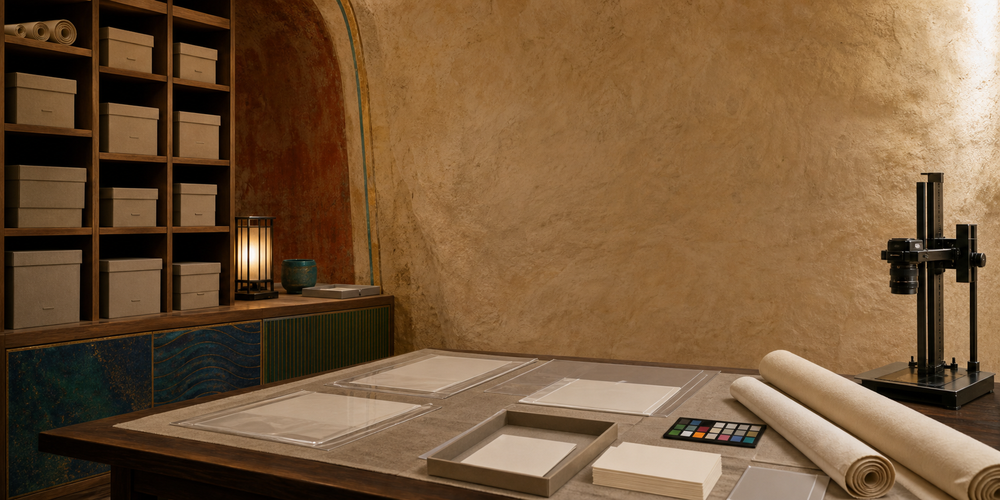
#> input picture FRONTEND/assets/generated/v3/data-provenance-environment.png, 1000 x 500 px, shrunk from 1774 x 887 before the run
$ python extract_local_probe_mask.py --input ../../../../FRONTEND/assets/generated/v3/data-provenance-environment.png --output out.png
#> lines starting #> are read from the running program, lines starting #| are printed output that depends on the picture
#!/usr/bin/env python3
"""Extract one non-empty local component region for a deterministic GPU probe."""
import argparse
from pathlib import Path

import numpy as np
from PIL import Image


def main():
    p = argparse.ArgumentParser()
    p.add_argument("--input", required=True)
    p.add_argument("--output", required=True)
    p.add_argument("--radius", type=int, default=96)
    args = p.parse_args()
    a = np.asarray(Image.open(args.input).convert("L"))
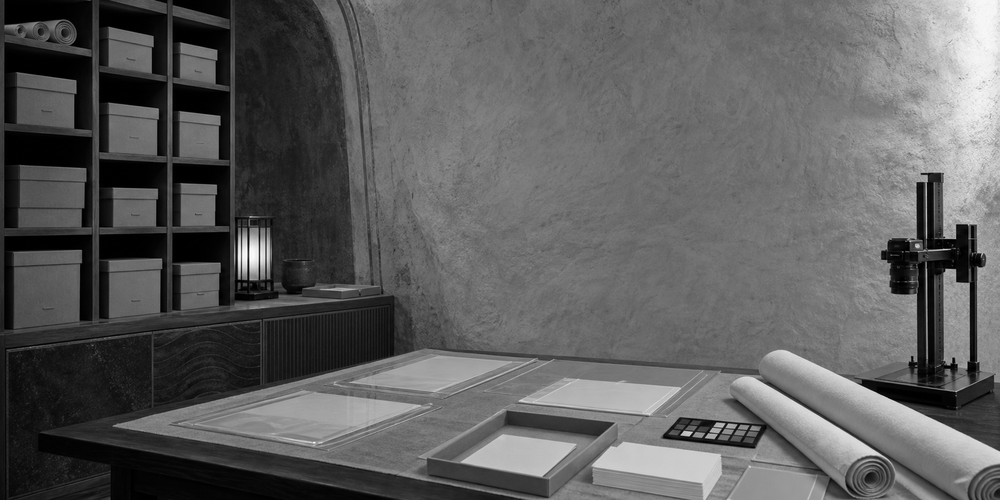
#> a: shape (500, 1000); min 0, max 255, mean 93.7
    ys, xs = np.where(a > 0)
    if not len(xs):
        raise RuntimeError("input mask is empty")
    # Pick the densest candidate neighbourhood, not merely the first pixel.
    best = None
    for index in np.linspace(0, len(xs) - 1, min(200, len(xs)), dtype=int):
        x, y = int(xs[index]), int(ys[index])
        x1, x2 = max(0, x - args.radius), min(a.shape[1], x + args.radius)
        y1, y2 = max(0, y - args.radius), min(a.shape[0], y + args.radius)
        score = int((a[y1:y2, x1:x2] > 0).sum())
        if best is None or score > best[0]:
            best = (score, x, y)
#> this loop made 200 passes
#> (index, x, y, x1, x2, y1, y2, score) on passes 2, 4, 5, 6, 7, 9, 10, 11, 12, 13, 14, 16: (2468, 505, 2, 409, 601, 0, 98, 18816), (7406, 663, 7, 567, 759, 0, 103, 19776), (9875, 284, 10, 188, 380, 0, 106, 19911), (12344, 849, 12, 753, 945, 0, 108, 20736), (14813, 475, 15, 379, 571, 0, 111, 21312), (19751, 762, 20, 666, 858, 0, 116, 22272), (22220, 334, 23, 238, 430, 0, 119, 22848), (24689, 854, 25, 758, 950, 0, 121, 23232), (27158, 378, 28, 282, 474, 0, 124, 23808), (29627, 861, 30, 765, 957, 0, 126, 24192), (32096, 407, 33, 311, 503, 0, 129, 24768), (37034, 488, 38, 392, 584, 0, 134, 25728)
#> (x, y, x1, x2, y1, y2, score, best) on pass 1: (0, 0, 0, 96, 0, 96, 7572, (7572, 0, 0))
    _, x, y = best
#> x = 782; y = 96
    out = np.zeros_like(a)
    x1, x2 = max(0, x - args.radius), min(a.shape[1], x + args.radius)
#> x1 = 686; x2 = 878
    y1, y2 = max(0, y - args.radius), min(a.shape[0], y + args.radius)
#> y1 = 0; y2 = 192
    out[y1:y2, x1:x2] = a[y1:y2, x1:x2]
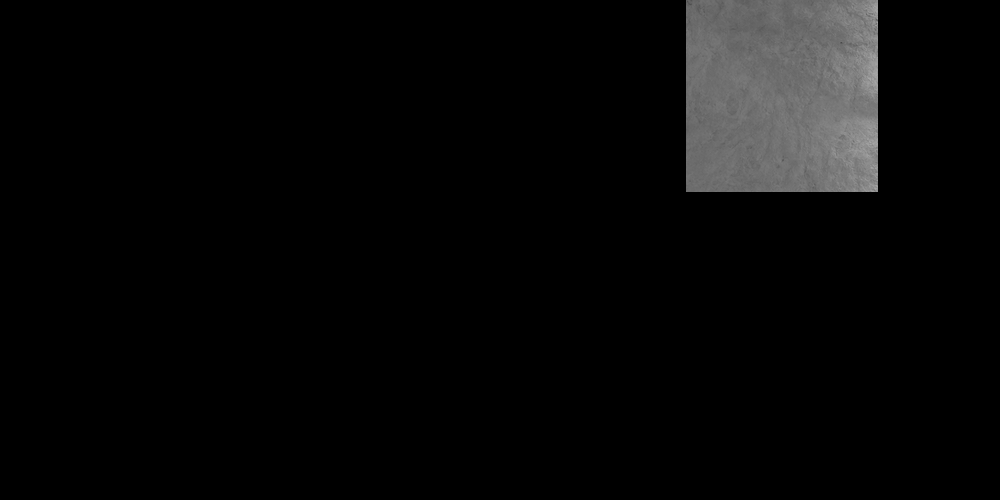
#> out: shape (500, 1000); min 0, max 167, mean 8.5
    path = Path(args.output)
    path.parent.mkdir(parents=True, exist_ok=True)
    Image.fromarray(out).save(path)
    print({"nonzero": int((out > 0).sum()), "center": [x, y], "bbox": [x1, y1, x2, y2]})
#| {'nonzero': 36864, 'center': [782, 96], 'bbox': [686, 0, 878, 192]}


if __name__ == "__main__":
    main()

$ run again, on FRONTEND/assets/generated/v3/mobile-conservation-scene.png
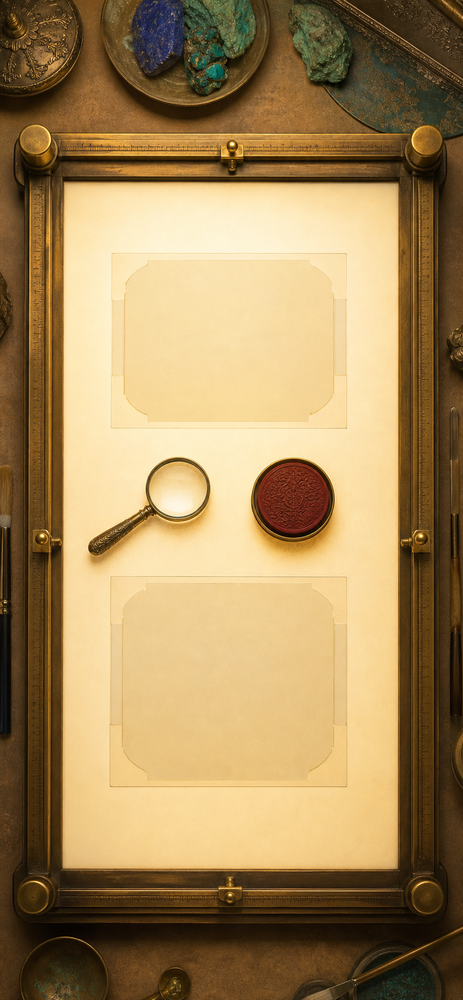
#> input picture FRONTEND/assets/generated/v3/mobile-conservation-scene.png, 463 x 1000 px, shrunk from 853 x 1844 before the run
#> in main, `a = np.asarray(Image.open(args.input).convert("L"))`:
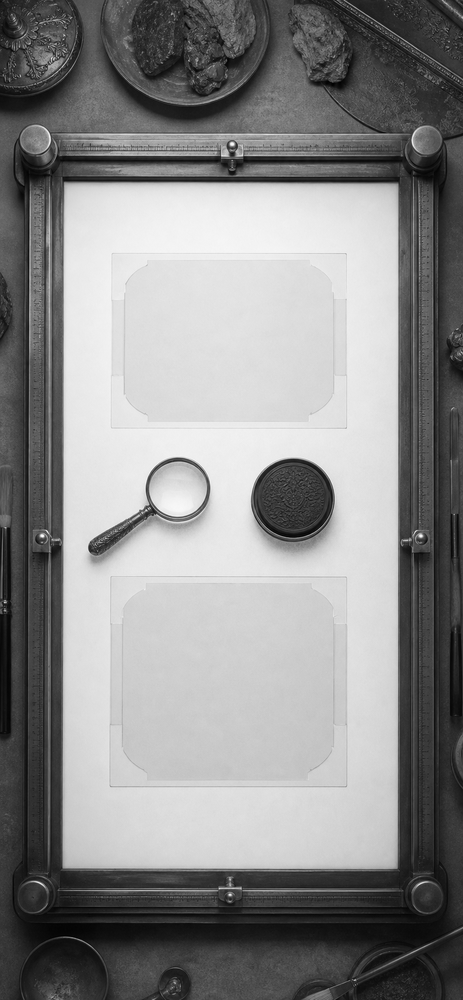
#> a: shape (1000, 463); min 0, max 253, mean 137.9
#> the loop in main, `for index in np.linspace(0, len(xs) - 1, min(200, len(xs)), dtype=int):` made 200 passes
#> (index, x, y, x1, x2, y1, y2, score) on passes 2 to 9: (2326, 11, 5, 0, 107, 0, 101, 10807), (4653, 23, 10, 0, 119, 0, 106, 12614), (6979, 34, 15, 0, 130, 0, 111, 14430), (9306, 46, 20, 0, 142, 0, 116, 16472), (11632, 57, 25, 0, 153, 0, 121, 18513), (13959, 70, 30, 0, 166, 0, 126, 20916), (16286, 82, 35, 0, 178, 0, 131, 23318), (18612, 93, 40, 0, 189, 0, 136, 25704)
#> in main, `_, x, y = best`: x = 107; y = 246
#> in main, `x1, x2 = max(0, x - args.radius), min(a.shape[1], x + args.radius)`: x1 = 11; x2 = 203
#> in main, `y1, y2 = max(0, y - args.radius), min(a.shape[0], y + args.radius)`: y1 = 150; y2 = 342
#> in main, `out[y1:y2, x1:x2] = a[y1:y2, x1:x2]`:
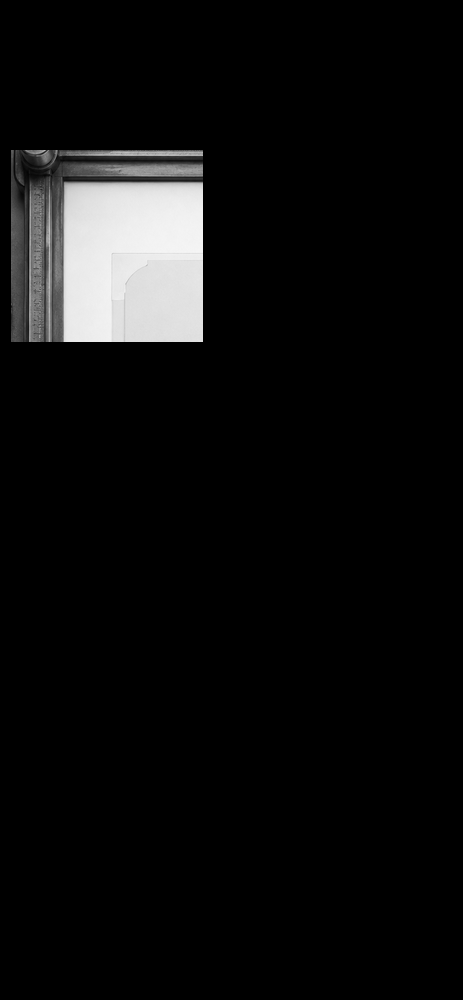
#> out: shape (1000, 463); min 0, max 245, mean 13.7
#| {'nonzero': 36864, 'center': [107, 246], 'bbox': [11, 150, 203, 342]}

$ run again, on FRONTEND/assets/generated/v3/review-workspace-environment.png
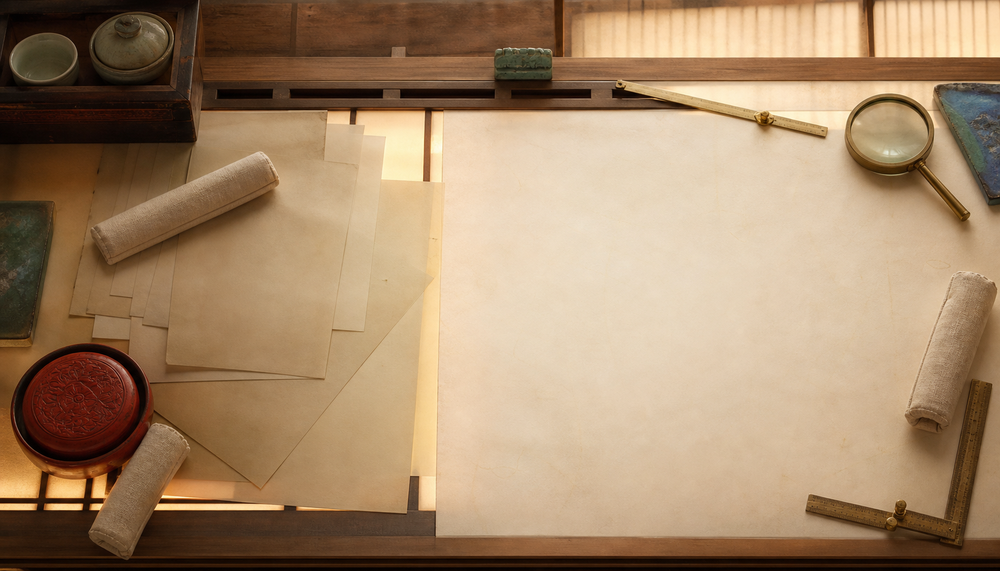
#> input picture FRONTEND/assets/generated/v3/review-workspace-environment.png, 1000 x 571 px, shrunk from 1659 x 948 before the run
#> in main, `a = np.asarray(Image.open(args.input).convert("L"))`:
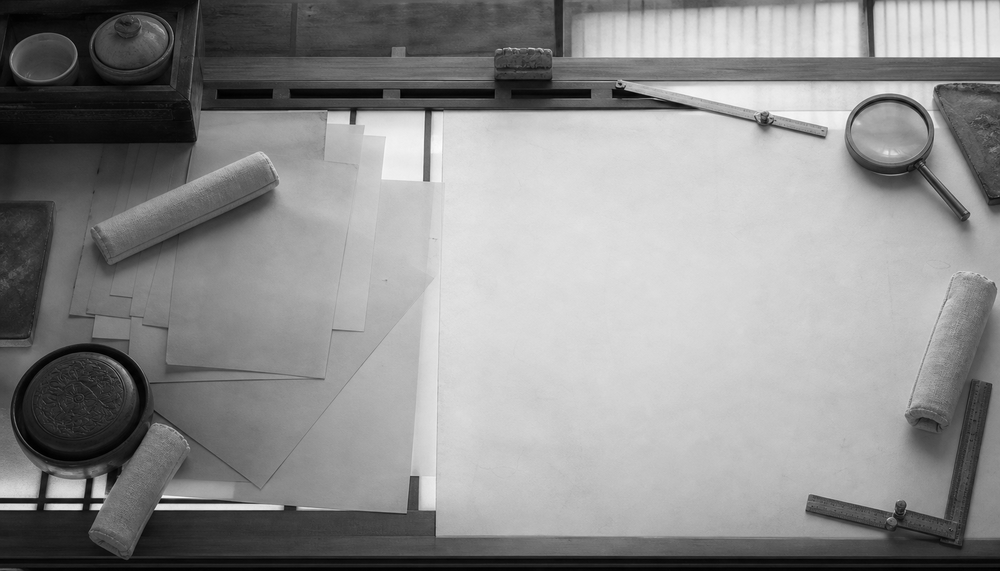
#> a: shape (571, 1000); min 0, max 253, mean 140.6
#> the loop in main, `for index in np.linspace(0, len(xs) - 1, min(200, len(xs)), dtype=int):` made 200 passes
#> (index, x, y, x1, x2, y1, y2, score) on passes 2, 3, 4, 5, 6, 7, 10, 11: (2869, 869, 2, 773, 965, 0, 98, 18816), (5738, 738, 5, 642, 834, 0, 101, 19392), (8607, 607, 8, 511, 703, 0, 104, 19968), (11476, 476, 11, 380, 572, 0, 107, 20544), (14346, 346, 14, 250, 442, 0, 110, 21120), (17215, 215, 17, 119, 311, 0, 113, 21695), (25822, 822, 25, 726, 918, 0, 121, 23232), (28692, 692, 28, 596, 788, 0, 124, 23808)
#> in main, `_, x, y = best`: x = 555; y = 97
#> in main, `x1, x2 = max(0, x - args.radius), min(a.shape[1], x + args.radius)`: x1 = 459; x2 = 651
#> in main, `y1, y2 = max(0, y - args.radius), min(a.shape[0], y + args.radius)`: y1 = 1; y2 = 193
#> in main, `out[y1:y2, x1:x2] = a[y1:y2, x1:x2]`:
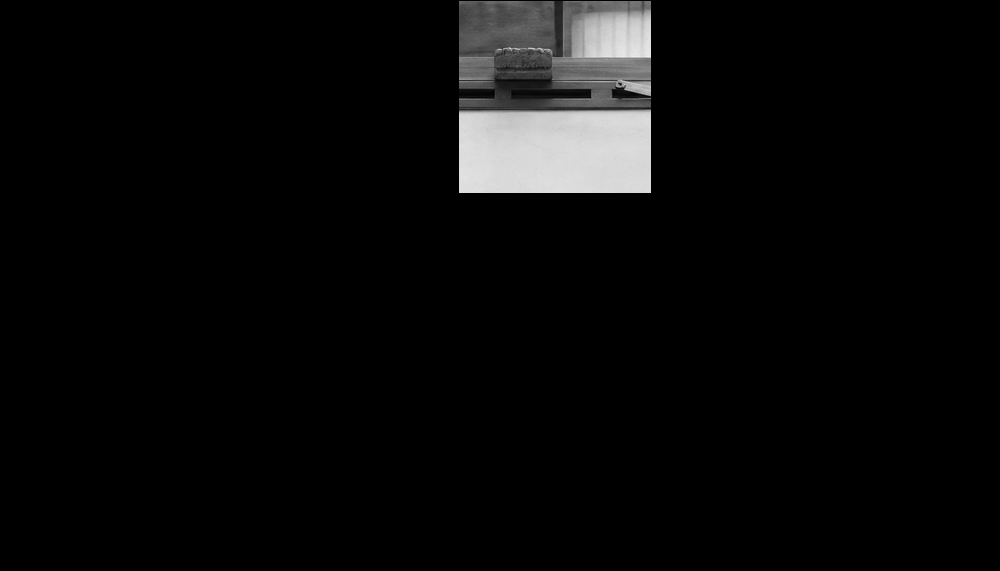
#> out: shape (571, 1000); min 0, max 238, mean 9.6
#| {'nonzero': 36864, 'center': [555, 97], 'bbox': [459, 1, 651, 193]}
